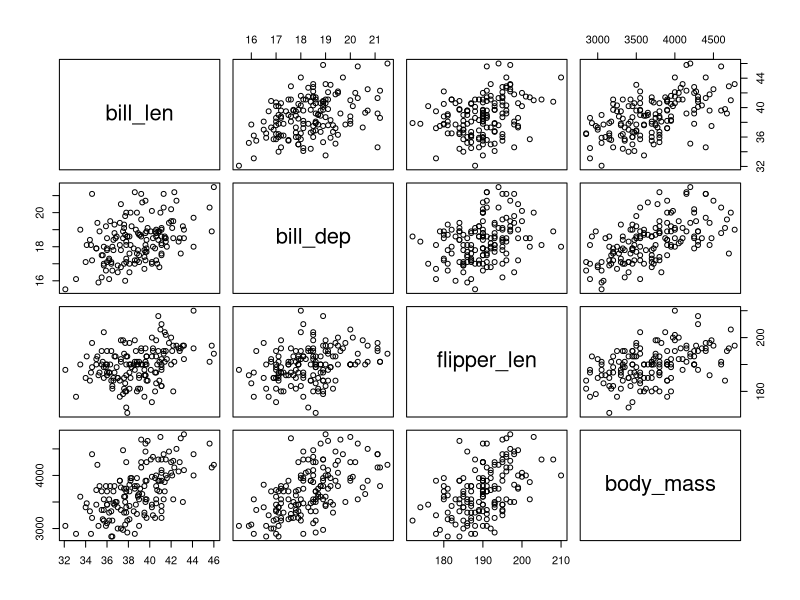

Write the R code that produced this figure. (Note: this script raises an error after producing the figure.)

#_________________ COEFICIENTE DE CORRELACION ___________

# Para datos con distribucion normal
# Area: Estadistica Parametrica
# Utilizamos la matriz "penguins.xlsx"

#---------------------------------------------------------
#     Coeficiente de correlacion de Pearson
#---------------------------------------------------------

#1.- Seleccionamos las variables que vayamos a correlacionar
str(penguins)
penguins$especie

# 2.- Se seleccionan las filas 1 a la 61 que corresponden a la 
# especie Adeli y las variables cuantitativas.
adeli<-penguins[1:152,3:6]

# 3.- VisualizaciÃ³n de la matriz
View(adeli)


#4.- Generacion del grafico de correlacion
plot(adeli)

# 5.- Calculo de la correlacion de pearson
cor(adeli)

# 6.- Organizacion visual de la tabla de correlaciones
#6.1.- Se genera un nuevo objeto con el nombre de pearson
pearson<-cor(adeli)

#6.2.- Se abre la libreria knitr
library(knitr)

#6.3.- Se utiliza la funcion kable
kable(pearson)


#--------------------------------------------------
#      Correlacion de Spearman
#--------------------------------------------------

# Para datos con distribucion NO Normal
# Area: Estadistica NO Parametrica
# Se utiliza la matriz marvel_dc.csv

# 1.- Identificar las variables cuantitativas
str(marvel_dc)

# 2.- Nombre y posición de la variable
colnames(marvel_dc)

# 3.- Seleccionar las variables numericas para meter a una carpeta llamada marvel, :
# rate, minutos, budget y gross.worldwide
marvel<-marvel_dc[,c(4,6,8,11)]

# 4.- Verificar que el nombre de las variables 
# esten correctas
colnames(marvel)

# 5.- Realizar un plot de exploracion
plot(marvel)

# 6.- Realizar la correlación de spearman
spearman<-cor(marvel, method = "spearman")

# 6.1.- Visualizar el objeto
spearman


#7.- Se utiliza la funcion kable para tabla en 
# formato markdown.
kable(spearman)


marvel_dc$Company<-number(marvel_dc$Company, 
                         levels=c("Marvel", "DC"))